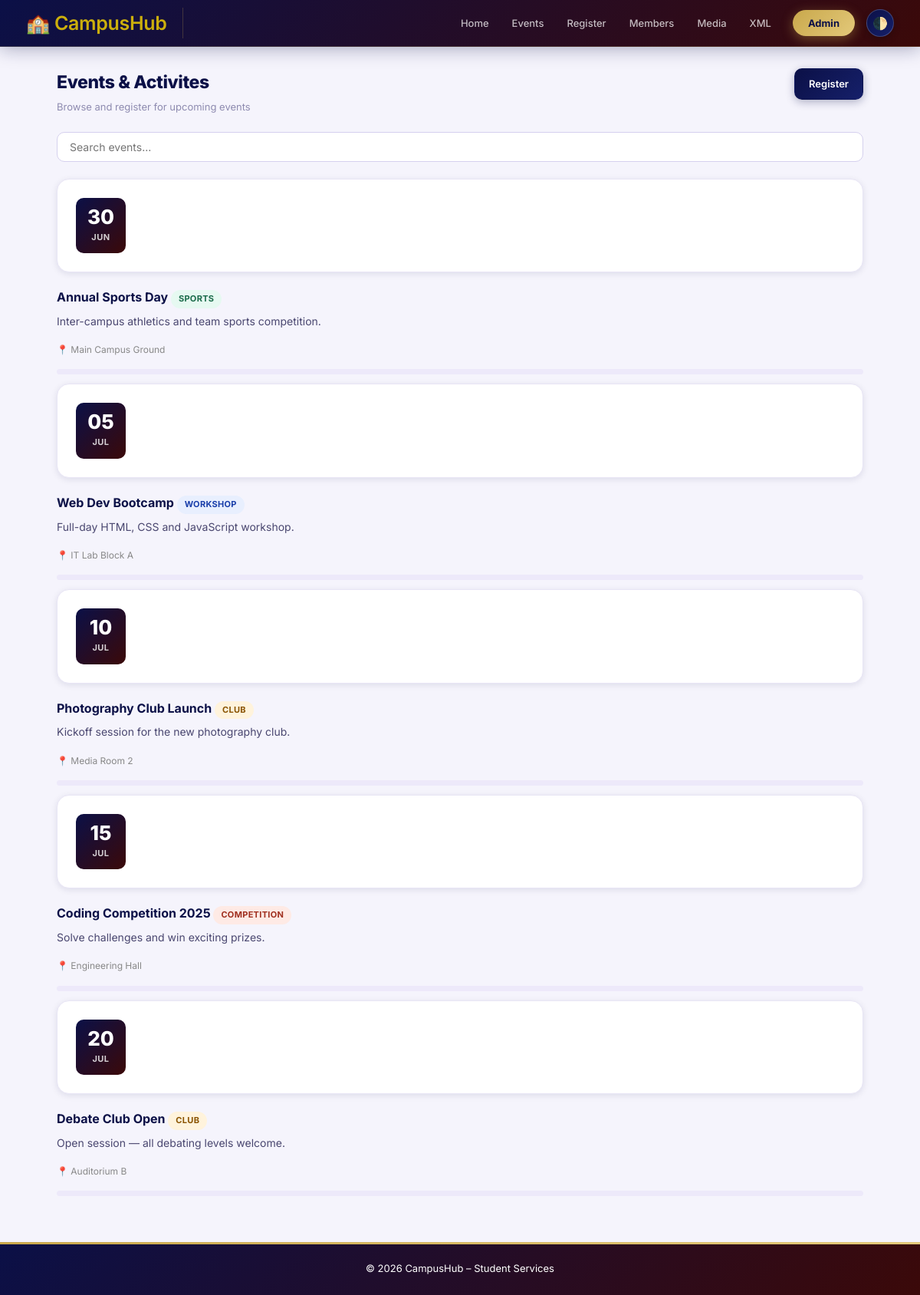
Screenshot of /events.php with the database file from the repository.
### tables this page shows
CREATE TABLE `events` (
  `id` int NOT NULL AUTO_INCREMENT,
  `title` varchar(150) NOT NULL,
  `type` varchar(50) NOT NULL,
  `description` text,
  `event_date` date NOT NULL,
  `location` varchar(150) DEFAULT NULL,
  `total_slots` int DEFAULT '50',
  `registered` int DEFAULT '0',
  `created_at` timestamp NULL DEFAULT CURRENT_TIMESTAMP,
  PRIMARY KEY (`id`)
);

### events.php (the view, shortened to what this page needs)
<?php
require_once 'includes/database.php';
require_once 'includes/header.php';
$search = isset($_GET['search']) ? trim($_GET['search']) : "";
$sql = "SELECT * FROM `events` WHERE '1=1'";
$params = [];
$sql .= " ORDER BY `event_date` ASC";
$stmt = $pdo->prepare($sql);
$stmt->execute($params);
$events = $stmt->fetchAll();
?>
<div class="section-header">
    <div>
        <h1>Events &amp Activites</h1>
        <p>Browse and register for upcoming events</p>
    </div>
    <a href="register.php" class="btn btn-primary">Register</a>
</div>
<form method="GET" action="events.php">
    <div class="search-bar">
        <input type="text" name="search" placeholder="Search events..." value="<?php echo htmlspecialchars($search); ?>" />
    </div>
</form>
<?php if ($events): ?>
    <?php foreach ($events as $e):
        $pct = $e['total_slots'] > 0 ? round($e['registered'] / $e['total_slots'] * 100) : 0;
        $tagClass = match ($e['type']) {
            'Workshop'    => 'tag-blue',
            'Sports'      => 'tag-green',
            'Competition' => 'tag-coral',
            'Club'        => 'tag-amber',
            default       => 'tag-gray'
        };
    ?>
        <div class="event-card">
            <div class="event-date-box">
                <div class="day"><?php echo date('d', strtotime($e['event_date'])); ?></div>
                <div class="mon"><?php echo date('M', strtotime($e['event_date'])); ?></div>
            </div>
        </div>
        <div class="event-info">
            <h3>
                <?php echo htmlspecialchars($e['title']); ?>
                <span class="tag <?php echo $tagClass; ?>"><?php echo htmlspecialchars($e['type']); ?></span>
            </h3>
            <p><?php echo htmlspecialchars($e['description']); ?></p>
            <p style="font-size: 12px; color: #888; mergin-bottom:8px;"> &#128205; <?php echo htmlspecialchars($e['location']); ?></p>
            <div class="progress-wrap">
                <div class="progress-bar-bg">
                    <div class="progress-label"><?php echo $e['registered']; ?> /<?php echo $e['total_slots']; ?> registered(<?php echo $pct; ?>%)</div>
                </div>
            </div>
        </div>
    <?php endforeach; ?>
<?php else: ?>
    <div class="card" style="text-align:center;color:#888;padding:40px">
        No events found. <a href="events.php">Clear filters</a>
    </div>
<?php endif; ?>
<?php require_once 'includes/footer.php'; ?>

### rows the page displays
events: event_date "30", event_date "JUN", title "Annual Sports Day", type "SPORTS", description "Inter-campus athletics and team sports competition.", location "Main Campus Ground"
events: event_date "05", event_date "JUL", title "Web Dev Bootcamp", type "WORKSHOP", description "Full-day HTML, CSS and JavaScript workshop.", location "IT Lab Block A"
events: event_date "10", event_date "JUL", title "Photography Club Launch", type "CLUB", description "Kickoff session for the new photography club.", location "Media Room 2"
events: event_date "15", event_date "JUL", title "Coding Competition 2025", type "COMPETITION", description "Solve challenges and win exciting prizes.", location "Engineering Hall"
events: event_date "20", event_date "JUL", title "Debate Club Open", type "CLUB", description "Open session — all debating levels welcome.", location "Auditorium B"
